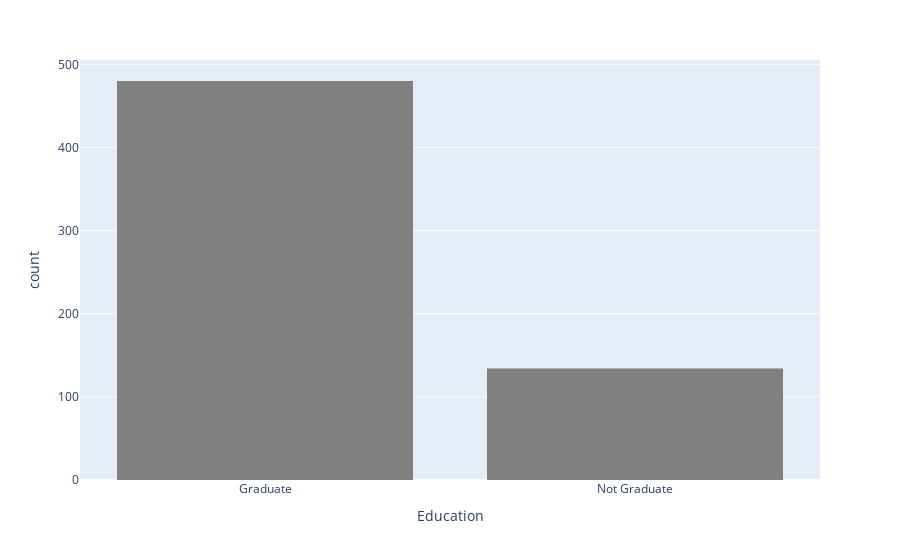

The code cell stored with this chart in its notebook:
### Code cell
px.histogram(df_loan, x="Education" , color_discrete_sequence = ['gray'] )

### Figure 1 — Plotly figure (JSON) as saved in the notebook; plotly's stock layout.template omitted (floating-point values rounded to 4 significant figures; data arrays with more than 128 entries replaced by an {"elided": "..."} marker saying what was removed)
{"data": [{"alignmentgroup": "True", "bingroup": "x", "hovertemplate": "Education=%{x}<br>count=%{y}<extra></extra>", "legendgroup": "", "marker": {"color": "gray", "pattern": {"shape": ""}}, "name": "", "offsetgroup": "", "orientation": "v", "showlegend": false, "type": "histogram", "x": {"elided": "614 str values"}, "xaxis": "x", "yaxis": "y"}], "layout": {"barmode": "relative", "legend": {"tracegroupgap": 0}, "margin": {"t": 60}, "xaxis": {"anchor": "y", "domain": [0, 1], "title": {"text": "Education"}}, "yaxis": {"anchor": "x", "domain": [0, 1], "title": {"text": "count"}}}}
